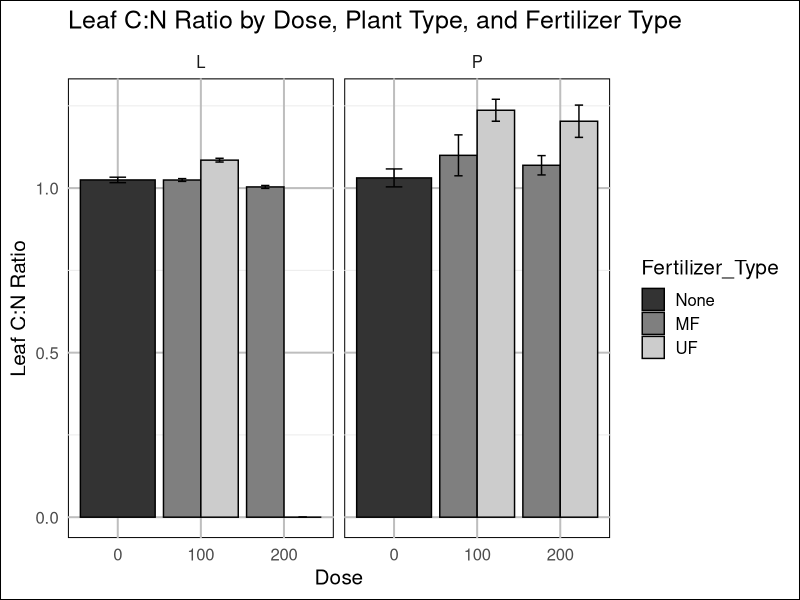
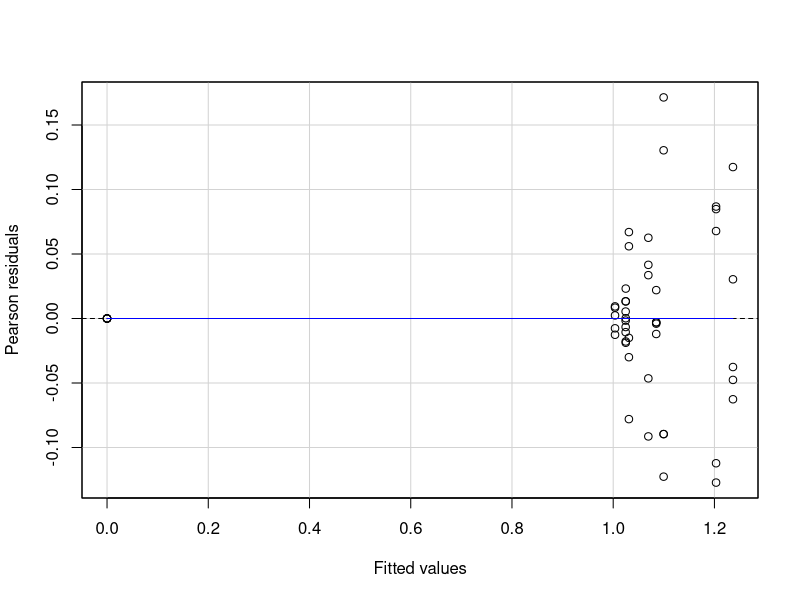

Write the R code that produced these figures, in order. (Note: this script raises an error after producing the figures.)


# Load the dataset
Plant_traits <- read.csv("Biomass_height_stem_data_exp1.csv")
colnames(Plant_traits)

# Load necessary libraries
library(ggplot2)
library(dplyr)
library(car)
library(emmeans)
library(multcomp)

# Step 1: Check the column names to identify the correct names for Leaf C:N and Root C:N ratios
colnames(Plant_traits)

# Ensure necessary columns are treated as factors
Plant_traits <- Plant_traits %>%
  mutate(
    Dose = factor(Dose..N.kg.ha., levels = c("0", "100", "200")),  # Adjust Dose column
    Fertilizer_Type = factor(Fertilizer.type, levels = c('None', 'MF', 'UF')),  # Adjust Fertilizer type
    Plant.type = factor(Plant.type)  # Ensure Plant.type is a factor
  )

# Step 2: Calculate mean and standard errors for Leaf C:N ratio
cn_summary <- Plant_traits %>%
  group_by(Dose, Plant.type, Fertilizer_Type) %>%
  summarize(
    Leaf_CN_mean = mean(Leaf.C.N..ratio., na.rm = TRUE),  # Replace with correct column name
    Leaf_CN_se = sd(Leaf.C.N..ratio., na.rm = TRUE) / sqrt(n())  # Replace with correct column name
  )

# Step 3: Visualize Leaf C:N ratio by Dose, Plant Type, and Fertilizer Type
ggplot(cn_summary, aes(x = Dose, y = Leaf_CN_mean, fill = Fertilizer_Type)) + 
  geom_bar(stat = "identity", position = "dodge", color = "black") +
  geom_errorbar(aes(ymin = Leaf_CN_mean - Leaf_CN_se, ymax = Leaf_CN_mean + Leaf_CN_se), 
                width = 0.2, position = position_dodge(0.9), color = "black") +
  facet_wrap(~ Plant.type) +
  labs(title = "Leaf C:N Ratio by Dose, Plant Type, and Fertilizer Type", 
       x = "Dose", y = "Leaf C:N Ratio") +
  scale_fill_manual(values = c("grey20", "grey50", "grey80")) +
  theme_minimal(base_size = 15) +
  theme(panel.background = element_rect(fill = "white"), 
        plot.background = element_rect(fill = "white"), 
        panel.grid.major = element_line(color = "grey"))

# Step 4: Fit the model for Leaf C:N ratio
m1_leaf_cn <- lm(Leaf.C.N..ratio. ~ Dose * Plant.type * Fertilizer_Type, data = Plant_traits)  # Replace with correct column name
summary(m1_leaf_cn)

# Step 5: Check residuals for linearity and normality
residualPlot(m1_leaf_cn)
qqPlot(m1_leaf_cn)

# Step 6: Test significance of the model effects (ANOVA)
Anova(m1_leaf_cn, type = "II")

# Step 7: Perform multiple comparison test (Tukey HSD) for Leaf C:N ratio
pairwise_comparisons_leaf_cn <- emmeans(m1_leaf_cn, ~ Dose | Plant.type | Fertilizer_Type)
summary(pairwise_comparisons_leaf_cn)

# Step 8: Visualize significant differences using compact letter display for Leaf C:N ratio
cld_leaf_cn <- cld(pairwise_comparisons_leaf_cn)

# Step 9: Join the Tukey test results for Leaf C:N ratio with cn_summary and plot with compact letter display (CLD)
cld_leaf_cn <- as.data.frame(cld_leaf_cn)
merged_leaf_cn <- merge(cn_summary, cld_leaf_cn, by = c("Dose", "Plant.type", "Fertilizer_Type"))

# Step 10: Plot Leaf C:N ratio with Tukey's HSD significant letters
ggplot(merged_leaf_cn, aes(x = Dose, y = Leaf_CN_mean, fill = Fertilizer_Type)) + 
  geom_bar(stat = "identity", position = "dodge", color = "black") +
  geom_errorbar(aes(ymin = Leaf_CN_mean - Leaf_CN_se, ymax = Leaf_CN_mean + Leaf_CN_se), 
                width = 0.2, position = position_dodge(0.9), color = "black") +
  facet_wrap(~ Plant.type) +
  geom_text(aes(x = Dose, y = Leaf_CN_mean + Leaf_CN_se + 0.05, label = .group), 
            position = position_dodge(0.9), vjust = 0, color = "black") +
  labs(title = "Leaf C:N Ratio by Dose, Plant Type, and Fertilizer Type", 
       x = "Dose (N kg/ha)", 
       y = "Leaf C:N Ratio") +
  scale_fill_manual(values = c("grey20", "grey50", "grey80")) +
  theme_minimal(base_size = 15) +
  theme(panel.background = element_rect(fill = "white"), 
        plot.background = element_rect(fill = "white"), 
        panel.grid.major = element_line(color = "grey"))

# Step 2: Calculate mean and standard errors for Root C:N ratio
cn_summary_root <- Plant_traits %>%
  group_by(Dose, Plant.type, Fertilizer_Type) %>%
  summarize(
    Root_CN_mean = mean(Root.C.N..ratio., na.rm = TRUE),  # Replace with correct column name for Root C:N ratio
    Root_CN_se = sd(Root.C.N..ratio., na.rm = TRUE) / sqrt(n())  # Replace with correct column name for Root C:N ratio
  )

# Step 3: Visualize Root C:N ratio by Dose, Plant Type, and Fertilizer Type
ggplot(cn_summary_root, aes(x = Dose, y = Root_CN_mean, fill = Fertilizer_Type)) + 
  geom_bar(stat = "identity", position = "dodge", color = "black") +
  geom_errorbar(aes(ymin = Root_CN_mean - Root_CN_se, ymax = Root_CN_mean + Root_CN_se), 
                width = 0.2, position = position_dodge(0.9), color = "black") +
  facet_wrap(~ Plant.type) +
  labs(title = "Root C:N Ratio by Dose, Plant Type, and Fertilizer Type", 
       x = "Dose", y = "Root C:N Ratio") +
  scale_fill_manual(values = c("grey20", "grey50", "grey80")) +
  theme_minimal(base_size = 15) +
  theme(panel.background = element_rect(fill = "white"), 
        plot.background = element_rect(fill = "white"), 
        panel.grid.major = element_line(color = "grey"))

# Step 4: Fit the model for Root C:N ratio
m1_root_cn <- lm(Root.C.N..ratio. ~ Dose * Plant.type * Fertilizer_Type, data = Plant_traits)  # Replace with correct column name
summary(m1_root_cn)

# Step 5: Check residuals for linearity and normality
residualPlot(m1_root_cn)
qqPlot(m1_root_cn)

# Step 6: Test significance of the model effects (ANOVA)
Anova(m1_root_cn, type = "II")

# Step 7: Perform multiple comparison test (Tukey HSD) for Root C:N ratio
pairwise_comparisons_root_cn <- emmeans(m1_root_cn, ~ Dose | Plant.type | Fertilizer_Type)
summary(pairwise_comparisons_root_cn)

# Step 8: Visualize significant differences using compact letter display for Root C:N ratio
cld_root_cn <- cld(pairwise_comparisons_root_cn)

# Step 9: Join the Tukey test results for Root C:N ratio with cn_summary and plot with compact letter display (CLD)
cld_root_cn <- as.data.frame(cld_root_cn)
merged_root_cn <- merge(cn_summary_root, cld_root_cn, by = c("Dose", "Plant.type", "Fertilizer_Type"))

# Step 10: Plot Root C:N ratio with Tukey's HSD significant letters
ggplot(merged_root_cn, aes(x = Dose, y = Root_CN_mean, fill = Fertilizer_Type)) + 
  geom_bar(stat = "identity", position = "dodge", color = "black") +
  geom_errorbar(aes(ymin = Root_CN_mean - Root_CN_se, ymax = Root_CN_mean + Root_CN_se), 
                width = 0.2, position = position_dodge(0.9), color = "black") +
  facet_wrap(~ Plant.type) +
  geom_text(aes(x = Dose, y = Root_CN_mean + Root_CN_se + 0.05, label = .group), 
            position = position_dodge(0.9), vjust = 0, color = "black") +
  labs(title = "Root C:N Ratio by Dose, Plant Type, and Fertilizer Type", 
       x = "Dose (N kg/ha)", 
       y = "Root C:N Ratio") +
  scale_fill_manual(values = c("grey20", "grey50", "grey80")) +
  theme_minimal(base_size = 15) +
  theme(panel.background = element_rect(fill = "white"), 
        plot.background = element_rect(fill = "white"), 
        panel.grid.major = element_line(color = "grey"))
